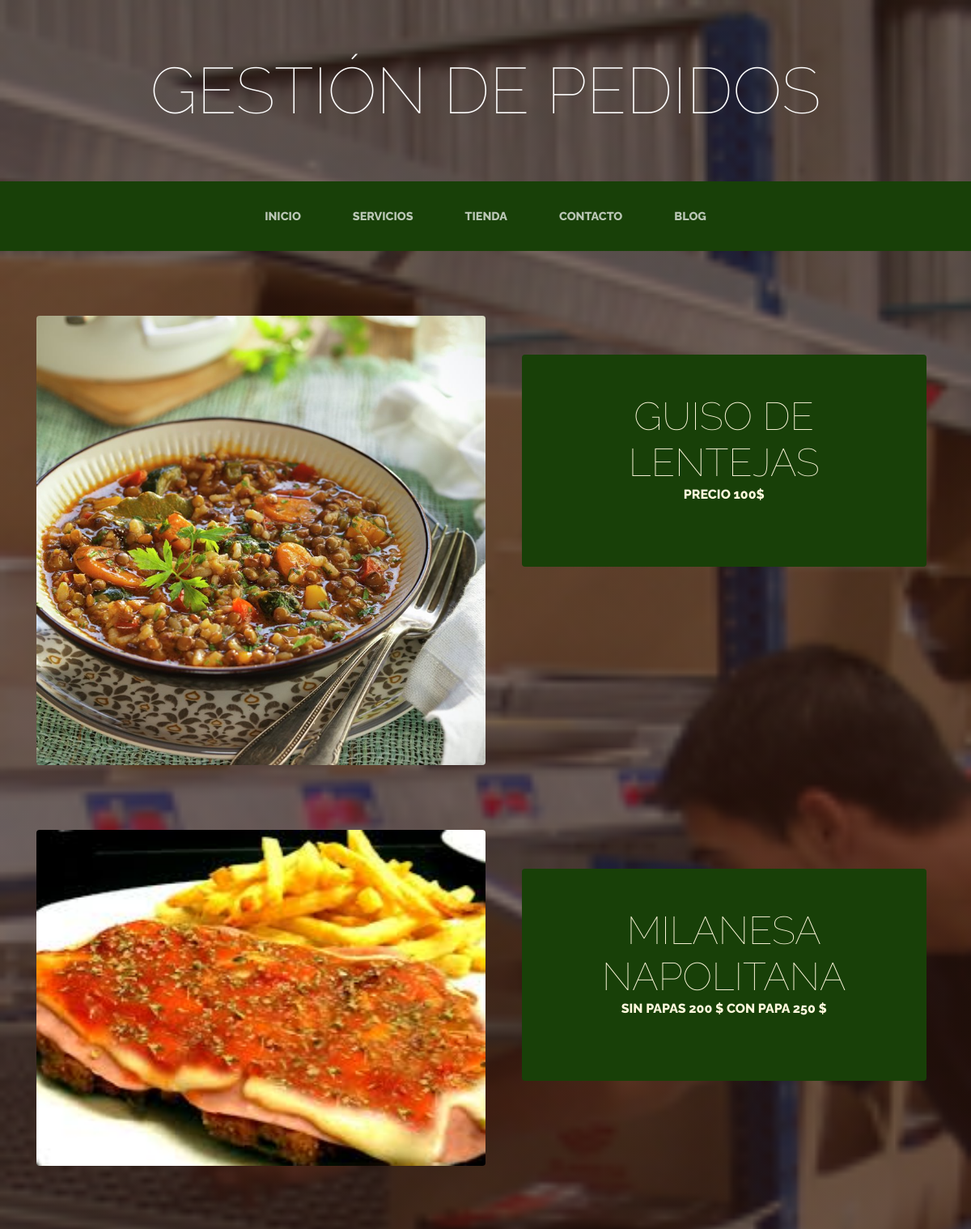
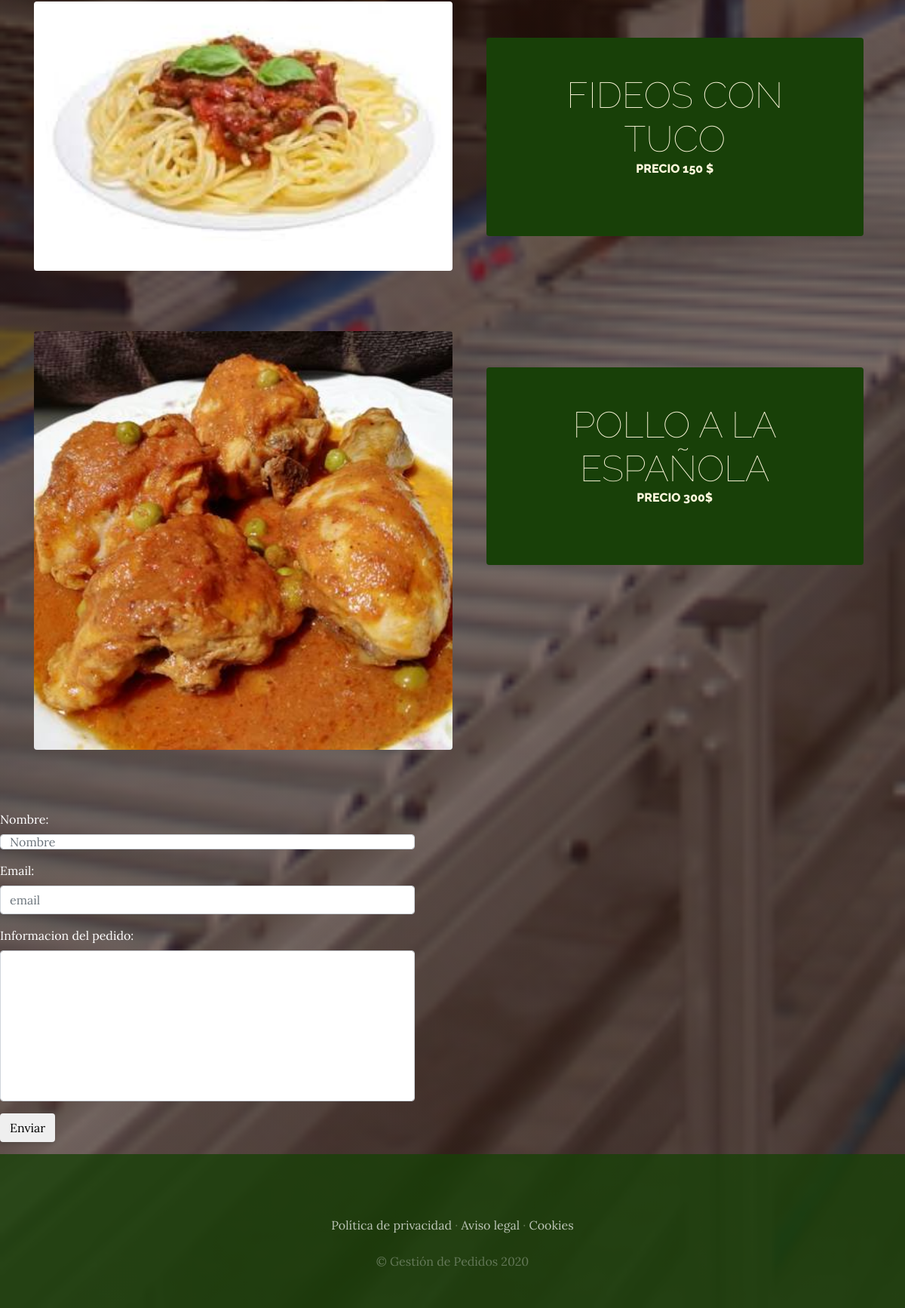
The app's page /tienda/ with its own data (2 pictures, top to bottom).
### tienda/models.py (models this page shows, shortened)
class tienda(models.Model):
    producto=models.CharField(max_length=20)
    descripcion_producto=models.CharField(max_length=120)
    foto=models.ImageField(upload_to='tienda')
    created=models.DateTimeField(auto_now_add=True)
    updated=models.DateTimeField(auto_now_add=True)
    class Meta:
        verbose_name='tienda'
        verbose_name_plural='tiendas'

### tienda/views.py (the view)
# urls.py: path('', views.Tienda,name="Tienda"),
def  Tienda(request):
    tiendas=tienda.objects.all()
    if request.method == "POST":
        subject=request.POST["nombre"]
        message= request.POST["nombredelacaja"] + " " + request.POST["email"]
        email_from= settings.EMAIL_HOST_USER
        recipient_list=["diego_241192@hotmail.com"]
        send_mail(subject,message,email_from,recipient_list)
    return render(request,"tienda/Tienda.html",{"tiendas":tiendas})

### tienda/templates/tienda/Tienda.html
{% extends "ProyectoWebApp/base.html" %}
{% load static %}
{% block content %}
{% for tienda in tiendas %}
<section class="page-section clearfix">
    <div class="container">
      <div class="intro">
        <img class="intro-img img-fluid mb-3 mb-lg-0 rounded" src="{{tienda.foto.url}}" alt="" style="width: 50%;">
        <div class="intro-text left-0 text-center bg-faded p-5 rounded">
          <h2 class="section-heading mb-4" >
            <span class="section-heading-lower">{{tienda.producto}} </span>
            <span class="section-heading-upper"> {{tienda.descripcion_producto}}</span>
          </h2>
        </div>
      </div>
    </div>
  </section>
{% endfor %}
<form action="/tienda/" method="POST">{% csrf_token %}
  <div class="form-group">
    <label for="nombre" style="color:white">Nombre:</label>
    <input style="width : 550px ; height : 20px" class="form-control" id="nombre" type="text" name="nombre" placeholder="Nombre" size="40" aria-required="true"/>
  </div>
  <div class="form-group">
    <label for="email" style="color:white">Email:</label>
    <input style="width : 550px ; height : 20 px"  class="form-control"  id="email" type="text" name="email" placeholder="email"/>
  </div>
  <div class="form-group">
    <label for="informacion del pedido" style="color:white">Informacion del pedido:</label>
    <input  class="form-control" style="width : 550px ; height: 200px ;"  type="textarea" name="nombredelacaja">
  </div>
  <button type="submit" class="btn btn-default" >Enviar</button>
  </form>
{% endblock %}

### ProyectoWebApp/templates/ProyectoWebApp/base.html (shortened to what this page needs)
{% load static %}
<html>
<head>
    <link href="{% static 'ProyectoWebApp/vendor/bootstrap/css/bootstrap.min.css' %}" rel="stylesheet">
    <link href="{% static 'ProyectoWebApp/css/gestion.css' %}" rel="stylesheet">
</head>
<body>
    <h1 class="site-heading text-center text-white d-none d-lg-block">
        <span class="site-heading-lower">Gestión de Pedidos</span>
      </h1>
 <nav class="navbar navbar-expand-lg navbar-dark py-lg-4" id="mainNav">
    <div class="container">
      <div class="collapse navbar-collapse" id="navbarResponsive">
        <ul class="navbar-nav mx-auto">
          <li class="nav-item {% if request.path == '/' %} active {% endif %} px-lg-4">
            <a class="nav-link text-uppercase text-expanded" href="{% url 'Home' %}">Inicio</a>
          </li>
          <li class="nav-item {% if request.path == '/Servicios' %} active {% endif %} px-lg-4">
            <a class="nav-link text-uppercase text-expanded" href="{% url 'Servicios' %}">Servicios</a>
          </li>
          <li class="nav-item {% if request.path == '/Tienda' %} active {% endif %} px-lg-4">
            <a class="nav-link text-uppercase text-expanded" href="{% url 'Tienda' %}">Tienda</a>
          </li>
          <li class="nav-item {% if request.path == '/Contacto' %} active {% endif %} px-lg-4">
            <a class="nav-link text-uppercase text-expanded" href="{% url 'Contacto' %}">Contacto</a>
          </li>
          <li class="nav-item {% if request.path == '/Blog' %} active {% endif %} px-lg-4">
            <a class="nav-link text-uppercase text-expanded" href="{% url 'Blog' %}">Blog</a>
          </li>
        </ul>
      </div>
    </div>
  </nav>
    {% block content %}
    {% endblock %}
    <footer class="footer text-faded text-center py-5">
      <div class="container">
        <p class="m-0 mbt">
        	<a href="sample.html" class="link">Política de privacidad</a> ·
        	<a href="sample.html" class="link">Aviso legal</a> ·
        	<a href="sample.html" class="link">Cookies</a>
		</p>
        <p class="m-0 mbt1">&copy; Gestión de Pedidos 2020</p>
      </div>
	</footer>
</body>
</html>

### ProyectoWebApp/static/ProyectoWebApp/css/gestion.css (style rules this page uses)
body { font-family: 'Lora'; background: linear-gradient(rgba(47, 23, 15, 0.65), rgba(47, 23, 15, 0.65)), url("../img/bg_main.jpg"); background-attachment: fixed; background-position: center; background-size: cover; }
h1, h2, h3, h4, h5, h6 { font-family: 'Raleway'; }
p { line-height: 1.75; }
.text-faded { color: rgba(255, 255, 255, 0.3); }
.site-heading { margin-top: 5rem; margin-bottom: 5rem; text-transform: uppercase; line-height: 1; font-family: 'Raleway'; }
.site-heading .site-heading-lower { font-size: 5rem; font-weight: 100; line-height: 4rem; }
.page-section { margin-top: 5rem; margin-bottom: 5rem; }
.section-heading { text-transform: uppercase; }
.section-heading .section-heading-upper { display: block; font-size: 1rem; font-weight: 800; padding-bottom:.5rem; }
.section-heading .section-heading-lower { display: block; font-size: 3rem; font-weight: 100; }
.bg-faded { background-color: rgba(255, 255, 255, 0.85); }
#mainNav { background-color: rgba(24, 64, 8); font-family: 'Raleway'; }
#mainNav .navbar-nav .nav-item .nav-link { color: rgba(255, 255, 255, 0.7); font-weight: 800; }
@media (min-width: 992px) { #mainNav .navbar-nav .nav-item .nav-link { font-size: 0.9rem; } }
.intro { position: relative; }
@media (min-width: 992px) { .intro .intro-img { width: 75%; float: left; } }
@media (min-width: 992px) { .intro .intro-text { left: 600; width: 60%; margin-top: 3rem; background-color: rgba(24, 64, 8); color: cornsilk; position: absolute; } }
@media (min-width: 1200px) { .intro .intro-text { width: 45%; } }
.footer { background-color: rgba(24, 64, 8, 0.8); }
.btn { box-shadow: 0px 3px 3px 0px rgba(33, 37, 41, 0.1); }
.mbt { padding-top: 2rem; }
.mbt1 { padding-top: 1.25rem; }
a.link { color: rgba(255, 255, 255, 0.7); }

### records on screen
tienda: foto (picture), producto "GUISO DE LENTEJAS", descripcion_producto "PRECIO 100$"
tienda: foto (picture), producto "MILANESA NAPOLITANA", descripcion_producto "SIN PAPAS 200 $ CON PAPA 250 $"
tienda: foto (picture), producto "FIDEOS CON TUCO", descripcion_producto "PRECIO 150 $"
tienda: foto (picture), producto "POLLO A LA ESPAÑOLA", descripcion_producto "PRECIO 300$"
